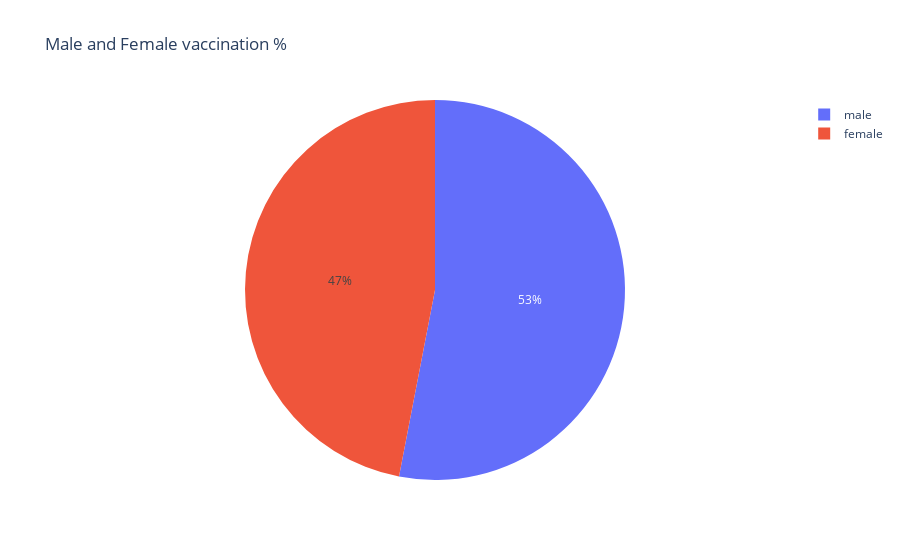

Source (notebook cell):
### Code cell
# Male VS Female Vaccination

male = vaccination["Male(Individuals Vaccinated)"].sum()
female = vaccination["Female(Individuals Vaccinated)"].sum()
px.pie(names=["male","female"], values=[male, female], title = "Male and Female vaccination %")

### Figure 1 — Plotly figure (JSON) as saved in the notebook; plotly's stock layout.template omitted (floating-point values rounded to 4 significant figures)
{"data": [{"domain": {"x": [0, 1], "y": [0, 1]}, "hovertemplate": "label=%{label}<br>value=%{value}<extra></extra>", "labels": ["male", "female"], "legendgroup": "", "name": "", "showlegend": true, "type": "pie", "values": [7138698858, 6321628736]}], "layout": {"legend": {"tracegroupgap": 0}, "title": {"text": "Male and Female vaccination %"}}}
